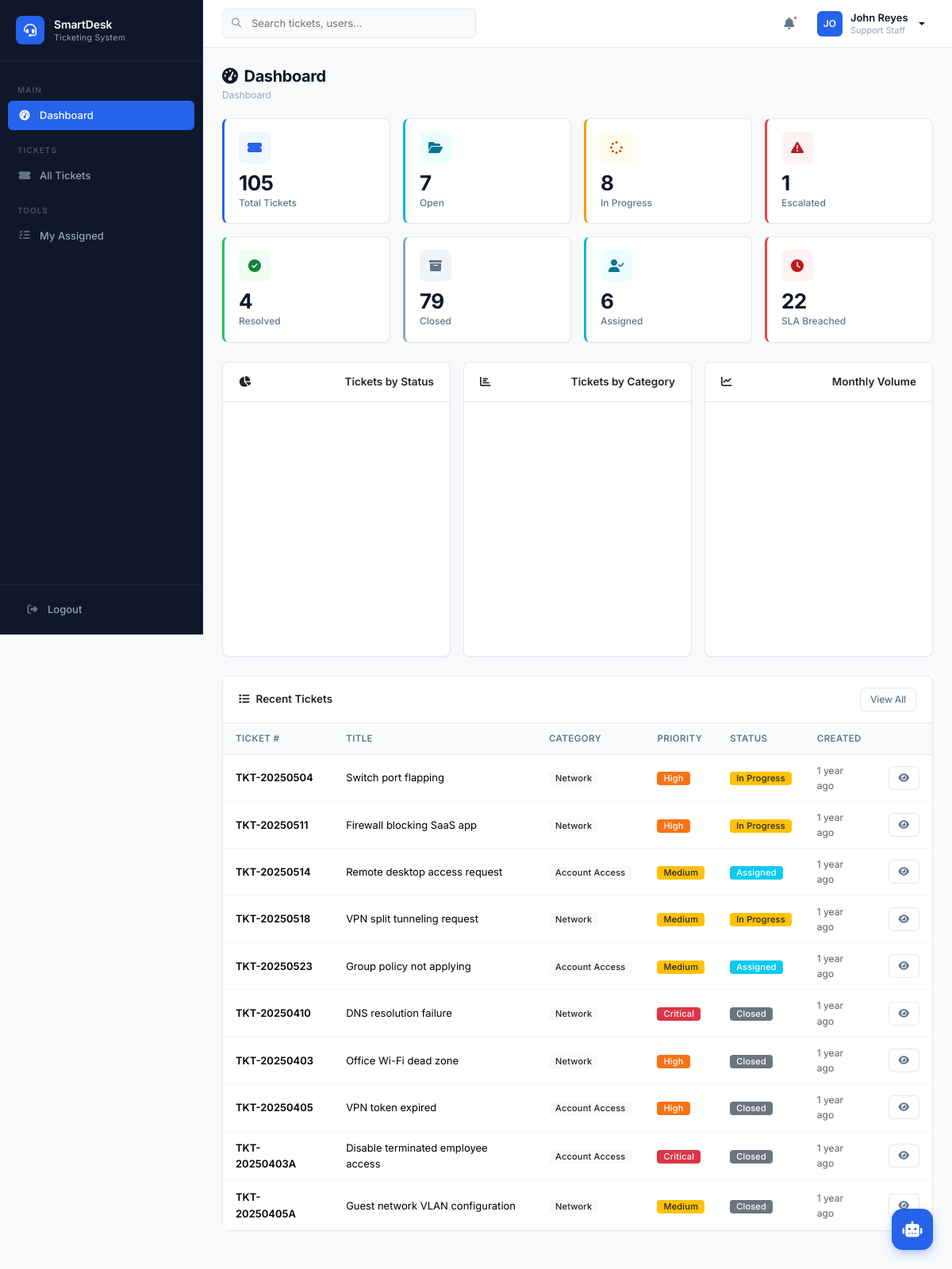
The app's page /dashboard.php (signed in) with its own data.
### tables this page shows
CREATE TABLE IF NOT EXISTS tickets (
    ticket_id INT AUTO_INCREMENT PRIMARY KEY,
    ticket_number VARCHAR(20) NOT NULL UNIQUE,
    user_id INT NOT NULL,
    category_id INT DEFAULT NULL,
    assigned_staff_id INT DEFAULT NULL,
    issue_title VARCHAR(255) NOT NULL,
    issue_description TEXT NOT NULL,
    priority_level ENUM('Low','Medium','High','Critical') NOT NULL DEFAULT 'Medium',
    status ENUM('Open','Assigned','In Progress','Escalated','Resolved','Closed') NOT NULL DEFAULT 'Open',
    ai_suggested_category VARCHAR(100) DEFAULT NULL,
    ai_suggested_priority VARCHAR(20) DEFAULT NULL,
    ai_recommendation_reason TEXT DEFAULT NULL,
    sla_due_datetime DATETIME DEFAULT NULL,
    resolved_datetime DATETIME DEFAULT NULL,
    closed_datetime DATETIME DEFAULT NULL,
    created_datetime DATETIME NOT NULL DEFAULT CURRENT_TIMESTAMP,
    updated_datetime DATETIME NOT NULL DEFAULT CURRENT_TIMESTAMP ON UPDATE CURRENT_TIMESTAMP,
    FOREIGN KEY (user_id) REFERENCES users(user_id) ON DELETE CASCADE,
    FOREIGN KEY (category_id) REFERENCES categories(category_id) ON DELETE SET NULL,
    FOREIGN KEY (assigned_staff_id) REFERENCES support_staff(staff_id) ON DELETE SET NULL,
    INDEX idx_tickets_status (status),
    INDEX idx_tickets_priority (priority_level),
    INDEX idx_tickets_user (user_id),
    INDEX idx_tickets_staff (assigned_staff_id),
    INDEX idx_tickets_category (category_id),
    INDEX idx_tickets_sla (sla_due_datetime),
    INDEX idx_tickets_created (created_datetime)
);

CREATE TABLE IF NOT EXISTS categories (
    category_id INT AUTO_INCREMENT PRIMARY KEY,
    category_name VARCHAR(100) NOT NULL UNIQUE,
    description TEXT DEFAULT NULL,
    sla_hours INT NOT NULL DEFAULT 24,
    created_datetime DATETIME NOT NULL DEFAULT CURRENT_TIMESTAMP,
    updated_datetime DATETIME NOT NULL DEFAULT CURRENT_TIMESTAMP ON UPDATE CURRENT_TIMESTAMP
);

### dashboard.php (the view, shortened to what the rows shown need)
<?php
require_once __DIR__ . '/includes/header.php';
$pdo = getDBConnection();
$role = getCurrentUserRole();
$userId = getCurrentUserId();
$counts = getTicketCounts();
if ($role === 'End User') {
    $stmt = $pdo->prepare("SELECT t.*, c.category_name, s.full_name as staff_name FROM tickets t LEFT JOIN categories c ON t.category_id = c.category_id LEFT JOIN support_staff s ON t.assigned_staff_id = s.staff_id WHERE t.user_id = ? ORDER BY t.created_datetime DESC LIMIT 10");
    $stmt->execute([$userId]);
    $stmt2 = $pdo->prepare("SELECT COUNT(*) as total FROM tickets WHERE user_id = ?");
    $stmt2->execute([$userId]);
    $counts['total'] = $stmt2->fetch()['total'];
    $statuses = ['Open', 'Assigned', 'In Progress', 'Escalated', 'Resolved', 'Closed'];
    foreach ($statuses as $s) {
        $stmt2 = $pdo->prepare("SELECT COUNT(*) as c FROM tickets WHERE user_id = ? AND status = ?");
        $stmt2->execute([$userId, $s]);
        $counts[strtolower(str_replace(' ', '_', $s))] = $stmt2->fetch()['c'];
    }
} elseif ($role === 'Support Staff') {
    $staffId = getCurrentStaffId();
    $stmt = $pdo->prepare("SELECT t.*, c.category_name, u.full_name as user_name FROM tickets t LEFT JOIN categories c ON t.category_id = c.category_id LEFT JOIN users u ON t.user_id = u.user_id WHERE t.assigned_staff_id = ? ORDER BY t.created_datetime DESC LIMIT 10");
    $stmt->execute([$staffId]);
}
$recentTickets = $stmt->fetchAll();
$statusData = $pdo->query("SELECT status, COUNT(*) as cnt FROM tickets GROUP BY status")->fetchAll();
$statusLabels = array_column($statusData, 'status');
$statusCounts = array_column($statusData, 'cnt');
$catData = $pdo->query("SELECT c.category_name, COUNT(t.ticket_id) as cnt FROM tickets t JOIN categories c ON t.category_id = c.category_id GROUP BY c.category_name ORDER BY cnt DESC")->fetchAll();
$catLabels = array_column($catData, 'category_name');
$catCounts = array_column($catData, 'cnt');
$monthData = $pdo->query("SELECT DATE_FORMAT(created_datetime, '%Y-%m') as month, COUNT(*) as cnt FROM tickets WHERE created_datetime >= DATE_SUB(NOW(), INTERVAL 6 MONTH) GROUP BY month ORDER BY month")->fetchAll();
$monthLabels = array_column($monthData, 'month');
$monthCounts = array_column($monthData, 'cnt');
?>
<div class="page-header">
    <h1><i class="fas fa-tachometer-alt me-2"></i>Dashboard</h1>
</div>
<div class="card mb-4">
    <div class="card-body p-0">
        <?php if (empty($recentTickets)): ?>
        <div class="empty-state">
            <i class="fas fa-inbox"></i>
            <h5>No tickets yet</h5>
            <p>Tickets will appear here once created.</p>
        </div>
        <?php else: ?>
        <div class="table-responsive">
            <table class="table">
                <thead>
                    <tr>
                        <th>Ticket #</th>
                        <th>Title</th>
                        <th>Category</th>
                        <th>Priority</th>
                        <th>Status</th>
                        <th>Created</th>
                        <th></th>
                    </tr>
                </thead>
                <tbody>
                    <?php foreach ($recentTickets as $ticket): ?>
                    <tr>
                        <td><span class="fw-600"><?= e($ticket['ticket_number']) ?></span></td>
                        <td><?= e(truncateText($ticket['issue_title'], 50)) ?></td>
                        <td><span class="badge bg-light text-dark"><?= e($ticket['category_name'] ?? '—') ?></span></td>
                        <td><span class="badge <?= getPriorityBadgeClass($ticket['priority_level']) ?>"><?= e($ticket['priority_level']) ?></span></td>
                        <td><span class="badge <?= getStatusBadgeClass($ticket['status']) ?>"><?= e($ticket['status']) ?></span></td>
                        <td class="fs-sm text-muted"><?= timeAgo($ticket['created_datetime']) ?></td>
                        <td>
                            <a href="<?= $baseUrl ?>/modules/tickets/view.php?id=<?= $ticket['ticket_id'] ?>" class="btn btn-sm btn-outline-secondary">
                                <i class="fas fa-eye"></i>
                            </a>
                        </td>
                    </tr>
                    <?php endforeach; ?>
                </tbody>
            </table>
        </div>
        <?php endif; ?>
    </div>
</div>
<script>
// Status Chart
new Chart(document.getElementById('statusChart'), {
    type: 'doughnut',
    data: {
        labels: <?= json_encode($statusLabels) ?>,
        datasets: [{
            data: <?= json_encode(array_map('intval', $statusCounts)) ?>,
            backgroundColor: ['#2563eb', '#0891b2', '#d97706', '#dc2626', '#059669', '#94a3b8'],
            borderWidth: 0
        }]
    },
    options: {
        responsive: true, maintainAspectRatio: false,
        plugins: { legend: { position: 'bottom', labels: { padding: 12, font: { size: 11 } } } }
    }
});
// Category Chart
new Chart(document.getElementById('categoryChart'), {
    type: 'bar',
    data: {
        labels: <?= json_encode($catLabels) ?>,
        datasets: [{
            data: <?= json_encode(array_map('intval', $catCounts)) ?>,
            backgroundColor: '#2563eb',
            borderRadius: 4,
            barThickness: 20
        }]
    },
    options: {
        responsive: true, maintainAspectRatio: false, indexAxis: 'y',
        plugins: { legend: { display: false } },
        scales: { x: { beginAtZero: true, grid: { display: false } }, y: { grid: { display: false } } }
    }
});
// Monthly Chart
new Chart(document.getElementById('monthlyChart'), {
    type: 'line',
    data: {
        labels: <?= json_encode($monthLabels) ?>,
        datasets: [{
            label: 'Tickets',
            data: <?= json_encode(array_map('intval', $monthCounts)) ?>,
            borderColor: '#2563eb',
            backgroundColor: 'rgba(37,99,235,0.08)',
            fill: true, tension: 0.4, borderWidth: 2,
            pointBackgroundColor: '#2563eb', pointRadius: 4
        }]
    },
    options: {
        responsive: true, maintainAspectRatio: false,
        plugins: { legend: { display: false } },
        scales: { y: { beginAtZero: true, grid: { color: '#f1f5f9' } }, x: { grid: { display: false } } }
    }
});
<?php if ($role === 'Admin'): ?>
function loadAISummary(btn) {
    const container = document.getElementById('aiSummaryContent');
    const original = btn.innerHTML;
    btn.disabled = true;
    btn.innerHTML = '<i class="fas fa-circle-notch fa-spin me-1"></i> Generating...';
    container.innerHTML = '<div class="text-center py-3"><div class="ai-loading"><span class="spinner-border"></span> Analyzing helpdesk data...</div></div>';
    fetch('<?= $baseUrl ?>/modules/ai/report_insights.php', {
        method: 'POST',
        headers: { 'Content-Type': 'application/json' },
        body: JSON.stringify({ report_type: 'dashboard_summary', data: { total: <?= $counts['total'] ?>, open: <?= $counts['open'] ?>, in_progress: <?= $counts['in_progress'] ?>, escalated: <?= $counts['escalated'] ?>, resolved: <?= $counts['resolved'] ?>, closed: <?= $counts['closed'] ?>, sla_breached: <?= $counts['sla_breached'] ?> } })
    })
    .then(r => r.json())
    .then(data => {
        btn.disabled = false;
        btn.innerHTML = original;
        if (data.success && data.data) {
            let html = '<div class="ai-suggestion-box mt-2">';
            if (data.data.key_observations) {
                html += '<h6 class="fw-600 mb-2"><i class="fas fa-lightbulb me-1"></i>Key Observations</h6><ul class="mb-3">';
                data.data.key_observations.forEach(o => html += '<li>' + o + '</li>');
                html += '</ul>';
            }
            if (data.data.operational_risks) {
                html += '<h6 class="fw-600 mb-2"><i class="fas fa-exclamation-triangle me-1 text-warning"></i>Operational Risks</h6><ul class="mb-3">';
                data.data.operational_risks.forEach(o => html += '<li>' + o + '</li>');
                html += '</ul>';
            }
            if (data.data.recommendations) {
                html += '<h6 class="fw-600 mb-2"><i class="fas fa-check-circle me-1 text-success"></i>Recommendations</h6><ul class="mb-0">';
                data.data.recommendations.forEach(o => html += '<li>' + o + '</li>');
                html += '</ul>';
            }
            html += '<div class="ai-disclaimer mt-2">AI-generated suggestion. Please review before applying.</div></div>';
            container.innerHTML = html;
        } else {
            container.innerHTML = '<div class="alert alert-warning mb-0"><i class="fas fa-exclamation-circle me-1"></i>' + (data.error || 'Could not generate insights.') + '</div>';
        }
    })
    .catch(() => {
        btn.disabled = false;
        btn.innerHTML = original;
        container.innerHTML = '<div class="alert alert-danger mb-0">Failed to connect to AI service.</div>';
    });
}
<?php endif; ?>
</script>
<?php require_once __DIR__ . '/includes/footer.php'; ?>

### records on screen
tickets: ticket_number "TKT-20250504", issue_title "Switch port flapping", category.category_name "Network", priority_level "High", status "In Progress", created_datetime "1 year ago"
tickets: ticket_number "TKT-20250511", issue_title "Firewall blocking SaaS app", category.category_name "Network", priority_level "High", status "In Progress", created_datetime "1 year ago"
tickets: ticket_number "TKT-20250514", issue_title "Remote desktop access request", category.category_name "Account Access", priority_level "Medium", status "Assigned", created_datetime "1 year ago"
tickets: ticket_number "TKT-20250518", issue_title "VPN split tunneling request", category.category_name "Network", priority_level "Medium", status "In Progress", created_datetime "1 year ago"
tickets: ticket_number "TKT-20250523", issue_title "Group policy not applying", category.category_name "Account Access", priority_level "Medium", status "Assigned", created_datetime "1 year ago"
tickets: ticket_number "TKT-20250410", issue_title "DNS resolution failure", category.category_name "Network", priority_level "Critical", status "Closed", created_datetime "1 year ago"
tickets: ticket_number "TKT-20250403", issue_title "Office Wi-Fi dead zone", category.category_name "Network", priority_level "High", status "Closed", created_datetime "1 year ago"
tickets: ticket_number "TKT-20250405", issue_title "VPN token expired", category.category_name "Account Access", priority_level "High", status "Closed", created_datetime "1 year ago"
tickets: ticket_number "TKT-20250403A", issue_title "Disable terminated employee access", category.category_name "Account Access", priority_level "Critical", status "Closed", created_datetime "1 year ago"
tickets: ticket_number "TKT-20250405A", issue_title "Guest network VLAN configuration", category.category_name "Network", priority_level "Medium", status "Closed", created_datetime "1 year ago"

### other values on screen
substr(getCurrentUserName(), 0, 2) "JO"
getCurrentUserName() "John Reyes"
getCurrentUserRole() "Support Staff"
$counts['total'] "105"
$counts['open'] "7"
$counts['in_progress'] "8"
$counts['escalated'] "1"
$counts['resolved'] "4"
$counts['closed'] "79"
$counts['assigned'] "6"
$counts['sla_breached'] "22"
